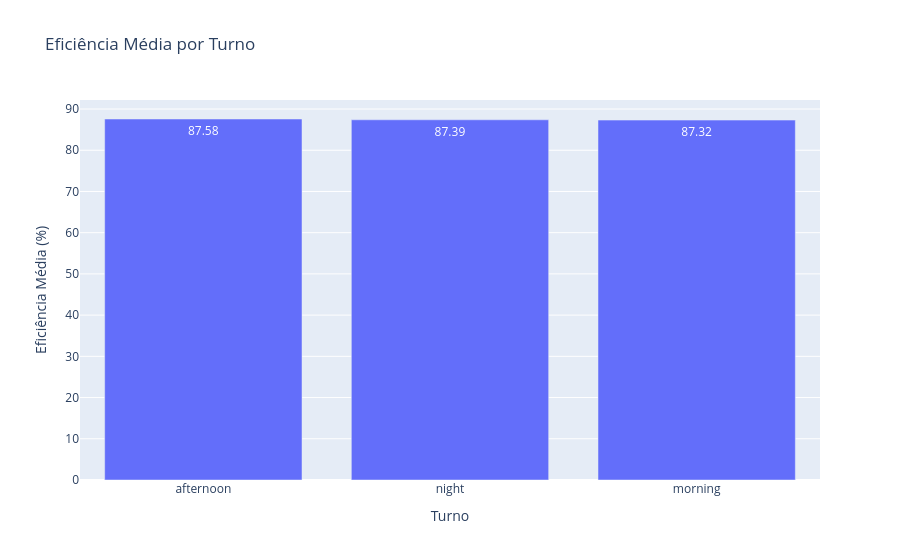
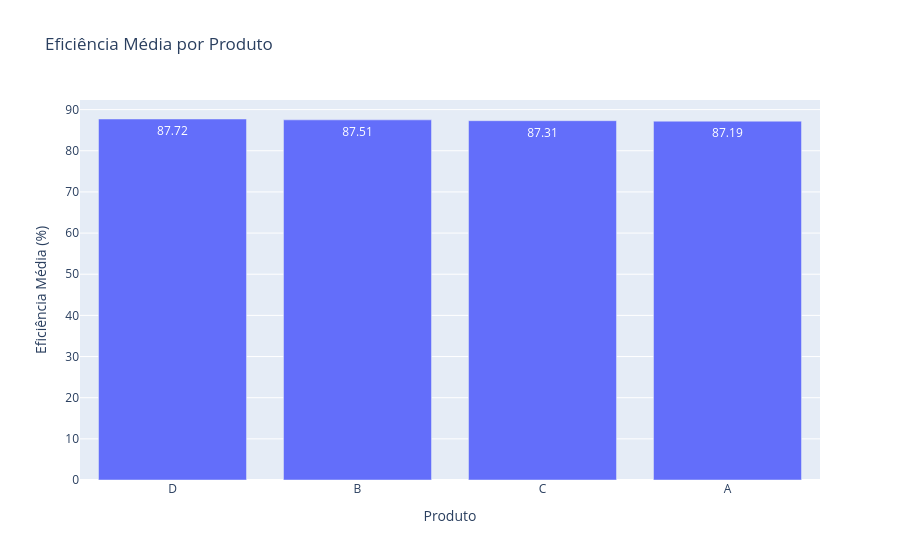
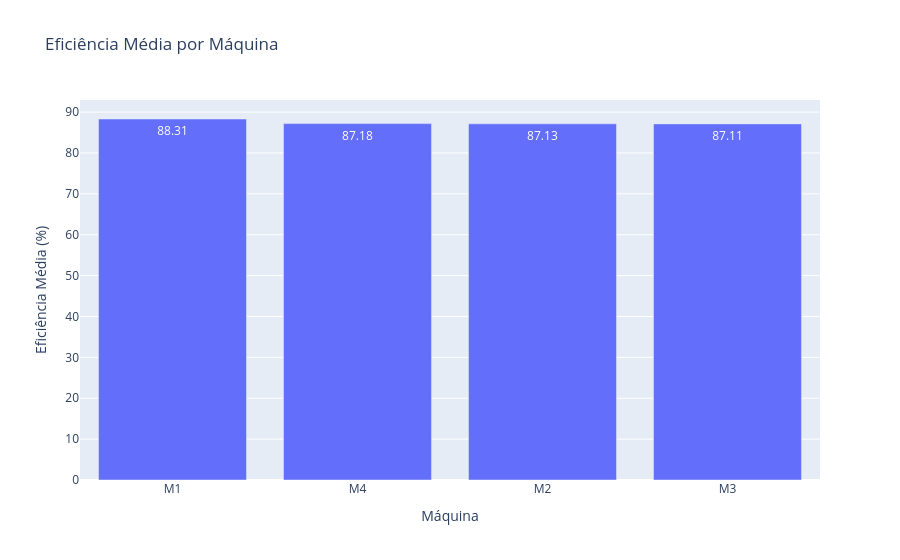
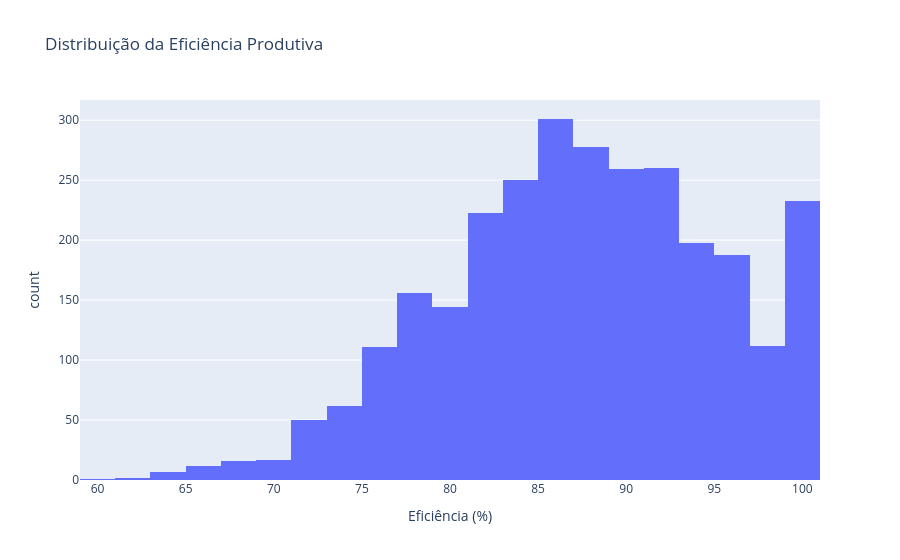

The code cell stored with these charts, in order, in its notebook:
### Markdown cell above
# Desafio de Análise de Dados Industriais

## Objetivo

Realizar uma análise completa dos dados de produção industrial com o objetivo de identificar gargalos operacionais, avaliar o desempenho produtivo e desenvolver uma previsão da produção real com apoio de técnicas de machine learning.

---

## Contexto

Nos últimos meses, a operação da fábrica apresentou diferenças recorrentes entre a produção planejada e a produção realizada, além de registros relevantes de paradas de máquina e variações na taxa de defeitos. Diante desse cenário, torna-se necessário investigar os dados disponíveis para compreender os fatores que estão impactando o desempenho da produção.

---

## Escopo da Análise

O trabalho deverá contemplar as seguintes etapas:

### 1. Análise Exploratória dos Dados
- Examinar o comportamento geral da base de dados
- Avaliar o desempenho por máquina, produto e turno
- Identificar padrões, tendências e possíveis anomalias

### 2. Identificação de Gargalos Operacionais
- Verificar quais máquinas apresentam maior tempo de parada
- Identificar quais produtos possuem menor eficiência produtiva
- Avaliar quais turnos apresentam melhor e pior desempenho

### 3. Análise de Relações entre Variáveis
Investigar a relação entre:
- tempo de parada de máquina
- taxa de defeitos
- quantidade de trabalhadores no turno
- produção real

### 4. Criação de Indicador de Eficiência
Desenvolver pelo menos uma métrica de apoio à análise.

**Sugestão de métrica:**

`Eficiência produtiva = produção real / produção planejada`

### 5. Modelagem Preditiva
- Construir um modelo de machine learning para prever a variável **produção real**
- Utilizar como base as variáveis disponíveis no conjunto de dados
- Avaliar o desempenho do modelo com métricas adequadas

### 6. Apresentação dos Resultados
- Organizar a análise com gráficos e interpretações objetivas
- Destacar os principais gargalos encontrados
- Apresentar insights relevantes e possíveis ações de melhoria

### 7. Diferencial
- Propor uma ideia inicial de automação para execução recorrente da análise e geração de relatórios

---

## Entrega Esperada

Ao final do projeto, espera-se uma análise clara e estruturada, contendo:

- exploração dos dados
- identificação de gargalos
- indicador de eficiência
- previsão da produção real
- conclusões e recomendações

### Code cell
# ============================================================
# ETAPA 1 - ANÁLISE EXPLORATÓRIA DOS DADOS (EDA)
# Objetivos:
# - Examinar o comportamento geral da base de dados
# - Avaliar o desempenho por máquina, produto e turno
# - Identificar padrões, tendências e possíveis anomalias
# ============================================================

# 1. Importação das bibliotecas
import pandas as pd
import plotly.express as px

# 2. Carregamento da base de dados
df = pd.read_excel("factory_production_dataset.xlsx")

# 3. Visualização inicial
print("Prévia da base de dados:")
display(df.head())

# 4. Informações gerais da base
print("Dimensões da base de dados:", df.shape)
print("\nInformações gerais:")
df.info()

# 5. Estatísticas descritivas
print("\nEstatísticas descritivas das variáveis numéricas:")
display(df.describe())

# 6. Verificação de valores nulos
print("\nQuantidade de valores nulos por coluna:")
display(df.isnull().sum())

# 7. Verificação de registros duplicados
print("\nQuantidade de linhas duplicadas:", df.duplicated().sum())

# 8. Conversão da coluna de data
df["date"] = pd.to_datetime(df["date"])

# 9. Criação do indicador de eficiência produtiva
df["efficiency_percent"] = (df["actual_production"] / df["planned_production"]) * 100

print("\nPrévia da base com o indicador de eficiência:")
display(df.head())

# ============================================================
# ANÁLISE DE DESEMPENHO POR TURNO
# ============================================================
shift_performance = (
    df.groupby("shift", as_index=False)["efficiency_percent"]
    .mean()
    .sort_values(by="efficiency_percent", ascending=False)
)

fig = px.bar(
    shift_performance,
    x="shift",
    y="efficiency_percent",
    title="Eficiência Média por Turno",
    labels={
        "shift": "Turno",
        "efficiency_percent": "Eficiência Média (%)"
    },
    text_auto=".2f"
)
fig.show()

# ============================================================
# ANÁLISE DE DESEMPENHO POR PRODUTO
# ============================================================
product_performance = (
    df.groupby("product_id", as_index=False)["efficiency_percent"]
    .mean()
    .sort_values(by="efficiency_percent", ascending=False)
)

fig = px.bar(
    product_performance,
    x="product_id",
    y="efficiency_percent",
    title="Eficiência Média por Produto",
    labels={
        "product_id": "Produto",
        "efficiency_percent": "Eficiência Média (%)"
    },
    text_auto=".2f"
)
fig.show()

# ============================================================
# ANÁLISE DE DESEMPENHO POR MÁQUINA
# ============================================================
machine_performance = (
    df.groupby("machine_id", as_index=False)["efficiency_percent"]
    .mean()
    .sort_values(by="efficiency_percent", ascending=False)
)

fig = px.bar(
    machine_performance,
    x="machine_id",
    y="efficiency_percent",
    title="Eficiência Média por Máquina",
    labels={
        "machine_id": "Máquina",
        "efficiency_percent": "Eficiência Média (%)"
    },
    text_auto=".2f"
)
fig.show()

# ============================================================
# DISTRIBUIÇÃO DA EFICIÊNCIA PRODUTIVA
# ============================================================
fig = px.histogram(
    df,
    x="efficiency_percent",
    nbins=30,
    title="Distribuição da Eficiência Produtiva",
    labels={"efficiency_percent": "Eficiência (%)"}
)
fig.show()

# ============================================================
# ANÁLISE TEMPORAL DA PRODUÇÃO REAL
# ============================================================
production_over_time = (
    df.groupby("date", as_index=False)["actual_production"]
    .mean()
)

fig = px.line(
    production_over_time,
    x="date",
    y="actual_production",
    title="Produção Média ao Longo do Tempo",
    labels={
        "date": "Data",
        "actual_production": "Produção Média Real"
    }
)
fig.show()

# ============================================================
# TEMPO MÉDIO DE PARADA POR MÁQUINA
# ============================================================
machine_downtime = (
    df.groupby("machine_id", as_index=False)["machine_downtime_minutes"]
    .mean()
    .sort_values(by="machine_downtime_minutes", ascending=False)
)

fig = px.bar(
    machine_downtime,
    x="machine_id",
    y="machine_downtime_minutes",
    title="Tempo Médio de Parada por Máquina",
    labels={
        "machine_id": "Máquina",
        "machine_downtime_minutes": "Tempo Médio de Parada (min)"
    },
    text_auto=".2f"
)
fig.show()

# ============================================================
# TAXA MÉDIA DE DEFEITOS POR PRODUTO
# ============================================================
product_defect_rate = (
    df.groupby("product_id", as_index=False)["defect_rate"]
    .mean()
    .sort_values(by="defect_rate", ascending=False)
)

fig = px.bar(
    product_defect_rate,
    x="product_id",
    y="defect_rate",
    title="Taxa Média de Defeitos por Produto",
    labels={
        "product_id": "Produto",
        "defect_rate": "Taxa Média de Defeitos"
    },
    text_auto=".3f"
)
fig.show()

# ============================================================
# RELAÇÃO ENTRE TEMPO DE PARADA E PRODUÇÃO REAL
# ============================================================
fig = px.scatter(
    df,
    x="machine_downtime_minutes",
    y="actual_production",
    color="machine_id",
    title="Relação entre Tempo de Parada e Produção Real",
    labels={
        "machine_downtime_minutes": "Tempo de Parada (min)",
        "actual_production": "Produção Real"
    }
)
fig.show()

### Figure 1 — Plotly figure (JSON) as saved in the notebook; plotly's stock layout.template omitted (floating-point values rounded to 4 significant figures)
{"data": [{"hovertemplate": "Turno=%{x}<br>Eficiência Média (%)=%{y}<extra></extra>", "legendgroup": "", "marker": {"color": "#636efa", "pattern": {"shape": ""}}, "name": "", "orientation": "v", "showlegend": false, "textposition": "auto", "texttemplate": "%{y:.2f}", "type": "bar", "x": ["afternoon", "night", "morning"], "xaxis": "x", "y": [87.58, 87.39, 87.32], "yaxis": "y"}], "layout": {"barmode": "relative", "legend": {"tracegroupgap": 0}, "title": {"text": "Eficiência Média por Turno"}, "xaxis": {"anchor": "y", "domain": [0, 1], "title": {"text": "Turno"}}, "yaxis": {"anchor": "x", "domain": [0, 1], "title": {"text": "Eficiência Média (%)"}}}}

### Figure 2 — Plotly figure (JSON) as saved in the notebook; plotly's stock layout.template omitted (floating-point values rounded to 4 significant figures)
{"data": [{"hovertemplate": "Produto=%{x}<br>Eficiência Média (%)=%{y}<extra></extra>", "legendgroup": "", "marker": {"color": "#636efa", "pattern": {"shape": ""}}, "name": "", "orientation": "v", "showlegend": false, "textposition": "auto", "texttemplate": "%{y:.2f}", "type": "bar", "x": ["D", "B", "C", "A"], "xaxis": "x", "y": [87.72, 87.51, 87.31, 87.19], "yaxis": "y"}], "layout": {"barmode": "relative", "legend": {"tracegroupgap": 0}, "title": {"text": "Eficiência Média por Produto"}, "xaxis": {"anchor": "y", "domain": [0, 1], "title": {"text": "Produto"}}, "yaxis": {"anchor": "x", "domain": [0, 1], "title": {"text": "Eficiência Média (%)"}}}}

### Figure 3 — Plotly figure (JSON) as saved in the notebook; plotly's stock layout.template omitted (floating-point values rounded to 4 significant figures)
{"data": [{"hovertemplate": "Máquina=%{x}<br>Eficiência Média (%)=%{y}<extra></extra>", "legendgroup": "", "marker": {"color": "#636efa", "pattern": {"shape": ""}}, "name": "", "orientation": "v", "showlegend": false, "textposition": "auto", "texttemplate": "%{y:.2f}", "type": "bar", "x": ["M1", "M4", "M2", "M3"], "xaxis": "x", "y": [88.31, 87.18, 87.13, 87.11], "yaxis": "y"}], "layout": {"barmode": "relative", "legend": {"tracegroupgap": 0}, "title": {"text": "Eficiência Média por Máquina"}, "xaxis": {"anchor": "y", "domain": [0, 1], "title": {"text": "Máquina"}}, "yaxis": {"anchor": "x", "domain": [0, 1], "title": {"text": "Eficiência Média (%)"}}}}

### Figure 4 — Plotly figure (JSON) as saved in the notebook; plotly's stock layout.template omitted (floating-point values rounded to 4 significant figures; data arrays with more than 128 entries replaced by an {"elided": "..."} marker saying what was removed)
{"data": [{"bingroup": "x", "hovertemplate": "Eficiência (%)=%{x}<br>count=%{y}<extra></extra>", "legendgroup": "", "marker": {"color": "#636efa", "pattern": {"shape": ""}}, "name": "", "nbinsx": 30, "orientation": "v", "showlegend": false, "type": "histogram", "x": {"elided": "2880 float values"}, "xaxis": "x", "yaxis": "y"}], "layout": {"barmode": "relative", "legend": {"tracegroupgap": 0}, "title": {"text": "Distribuição da Eficiência Produtiva"}, "xaxis": {"anchor": "y", "domain": [0, 1], "title": {"text": "Eficiência (%)"}}, "yaxis": {"anchor": "x", "domain": [0, 1], "title": {"text": "count"}}}}
